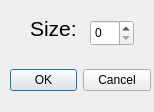
<?xml version="1.0" encoding="UTF-8"?>
<ui version="4.0">
 <class>Dialog</class>
 <widget class="QDialog" name="Dialog">
  <property name="geometry">
   <rect>
    <x>0</x>
    <y>0</y>
    <width>154</width>
    <height>112</height>
   </rect>
  </property>
  <property name="windowTitle">
   <string>Dialog</string>
  </property>
  <widget class="QDialogButtonBox" name="buttonBox">
   <property name="geometry">
    <rect>
     <x>10</x>
     <y>50</y>
     <width>141</width>
     <height>61</height>
    </rect>
   </property>
   <property name="orientation">
    <enum>Qt::Horizontal</enum>
   </property>
   <property name="standardButtons">
    <set>QDialogButtonBox::Cancel|QDialogButtonBox::Ok</set>
   </property>
  </widget>
  <widget class="QSpinBox" name="spinBox">
   <property name="geometry">
    <rect>
     <x>90</x>
     <y>20</y>
     <width>44</width>
     <height>26</height>
    </rect>
   </property>
  </widget>
  <widget class="QLabel" name="label">
   <property name="geometry">
    <rect>
     <x>30</x>
     <y>20</y>
     <width>67</width>
     <height>17</height>
    </rect>
   </property>
   <property name="font">
    <font>
     <pointsize>16</pointsize>
    </font>
   </property>
   <property name="text">
    <string>Size:</string>
   </property>
  </widget>
 </widget>
 <resources/>
 <connections>
  <connection>
   <sender>buttonBox</sender>
   <signal>accepted()</signal>
   <receiver>Dialog</receiver>
   <slot>accept()</slot>
   <hints>
    <hint type="sourcelabel">
     <x>248</x>
     <y>254</y>
    </hint>
    <hint type="destinationlabel">
     <x>157</x>
     <y>274</y>
    </hint>
   </hints>
  </connection>
  <connection>
   <sender>buttonBox</sender>
   <signal>rejected()</signal>
   <receiver>Dialog</receiver>
   <slot>reject()</slot>
   <hints>
    <hint type="sourcelabel">
     <x>316</x>
     <y>260</y>
    </hint>
    <hint type="destinationlabel">
     <x>286</x>
     <y>274</y>
    </hint>
   </hints>
  </connection>
 </connections>
</ui>
